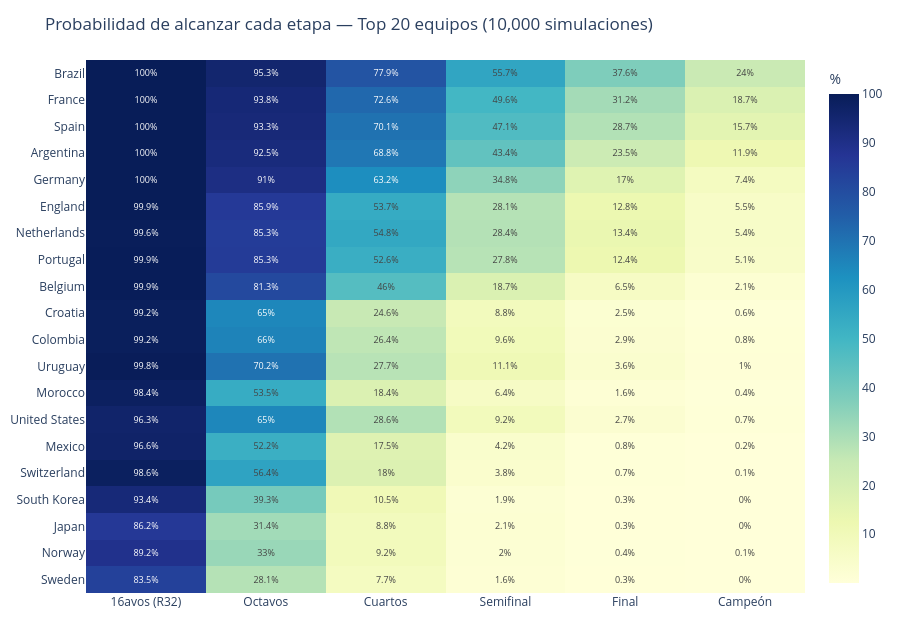

The notebook cell saved with this chart:
### Code cell
# ============ 8.2 Mapa de calor: probabilidad de alcanzar cada etapa ============
top20 = f26.nlargest(20, 'p_final_pct')
etapas_cols = ['pct_R32', 'pct_R16', 'pct_QF', 'pct_SF', 'pct_Final', 'pct_Campeon']
etiquetas_et = ['16avos (R32)', 'Octavos', 'Cuartos', 'Semifinal', 'Final', 'Campeón']

fig = go.Figure(go.Heatmap(
    z=top20[etapas_cols].values, x=etiquetas_et, y=top20.team,
    colorscale='YlGnBu', text=top20[etapas_cols].round(1).values,
    texttemplate='%{text}%', textfont=dict(size=9),
    hovertemplate='<b>%{y}</b><br>P(alcanzar %{x}): %{z:.1f}%<extra></extra>',
    colorbar=dict(title='%')))
fig.update_layout(title='Probabilidad de alcanzar cada etapa — Top 20 equipos (10,000 simulaciones)',
                  height=620, yaxis=dict(autorange='reversed'), **PLT_LAYOUT)
fig.show()

### Figure 1 — Plotly figure (JSON) as saved in the notebook; plotly's stock layout.template omitted (floating-point values rounded to 4 significant figures)
{"data": [{"colorbar": {"title": {"text": "%"}}, "colorscale": [[0, "rgb(255,255,217)"], [0.125, "rgb(237,248,177)"], [0.25, "rgb(199,233,180)"], [0.375, "rgb(127,205,187)"], [0.5, "rgb(65,182,196)"], [0.625, "rgb(29,145,192)"], [0.75, "rgb(34,94,168)"], [0.875, "rgb(37,52,148)"], [1, "rgb(8,29,88)"]], "hovertemplate": "<b>%{y}</b><br>P(alcanzar %{x}): %{z:.1f}%<extra></extra>", "text": [[100, 95.3, 77.9, 55.7, 37.6, 24], [100, 93.8, 72.6, 49.6, 31.2, 18.7], [100, 93.3, 70.1, 47.1, 28.7, 15.7], [100, 92.5, 68.8, 43.4, 23.5, 11.9], [100, 91, 63.2, 34.8, 17, 7.4], [99.9, 85.9, 53.7, 28.1, 12.8, 5.5], [99.6, 85.3, 54.8, 28.4, 13.4, 5.4], [99.9, 85.3, 52.6, 27.8, 12.4, 5.1], [99.9, 81.3, 46, 18.7, 6.5, 2.1], [99.2, 65, 24.6, 8.8, 2.5, 0.6], [99.2, 66, 26.4, 9.6, 2.9, 0.8], [99.8, 70.2, 27.7, 11.1, 3.6, 1], [98.4, 53.5, 18.4, 6.4, 1.6, 0.4], [96.3, 65, 28.6, 9.2, 2.7, 0.7], [96.6, 52.2, 17.5, 4.2, 0.8, 0.2], [98.6, 56.4, 18, 3.8, 0.7, 0.1], [93.4, 39.3, 10.5, 1.9, 0.3, 0], [86.2, 31.4, 8.8, 2.1, 0.3, 0], [89.2, 33, 9.2, 2, 0.4, 0.1], [83.5, 28.1, 7.7, 1.6, 0.3, 0]], "textfont": {"size": 9}, "texttemplate": "%{text}%", "type": "heatmap", "x": ["16avos (R32)", "Octavos", "Cuartos", "Semifinal", "Final", "Campeón"], "y": ["Brazil", "France", "Spain", "Argentina", "Germany", "England", "Netherlands", "Portugal", "Belgium", "Croatia", "Colombia", "Uruguay", "Morocco", "United States", "Mexico", "Switzerland", "South Korea", "Japan", "Norway", "Sweden"], "z": [[100, 95.32, 77.88, 55.72, 37.62, 24.01], [99.99, 93.84, 72.55, 49.56, 31.15, 18.71], [100, 93.3, 70.07, 47.08, 28.66, 15.73], [99.97, 92.54, 68.81, 43.4, 23.48, 11.91], [100, 90.96, 63.19, 34.85, 17.04, 7.38], [99.92, 85.88, 53.69, 28.07, 12.79, 5.54], [99.56, 85.27, 54.75, 28.38, 13.4, 5.45], [99.86, 85.32, 52.59, 27.79, 12.42, 5.06], [99.87, 81.29, 46.04, 18.68, 6.48, 2.07], [99.15, 64.98, 24.65, 8.76, 2.52, 0.63], [99.18, 66, 26.44, 9.59, 2.94, 0.84], [99.77, 70.22, 27.71, 11.09, 3.57, 0.95], [98.43, 53.52, 18.37, 6.36, 1.64, 0.41], [96.26, 65.05, 28.59, 9.22, 2.71, 0.73], [96.64, 52.25, 17.49, 4.16, 0.76, 0.15], [98.61, 56.41, 17.96, 3.83, 0.68, 0.12], [93.41, 39.26, 10.53, 1.88, 0.33, 0.03], [86.24, 31.36, 8.78, 2.08, 0.29, 0.04], [89.2, 33.04, 9.16, 2.02, 0.42, 0.09], [83.51, 28.08, 7.66, 1.58, 0.27, 0.04]]}], "layout": {"font": {"size": 12}, "height": 620, "margin": {"b": 10, "l": 10, "r": 10, "t": 60}, "title": {"text": "Probabilidad de alcanzar cada etapa — Top 20 equipos (10,000 simulaciones)"}, "yaxis": {"autorange": "reversed"}}}
